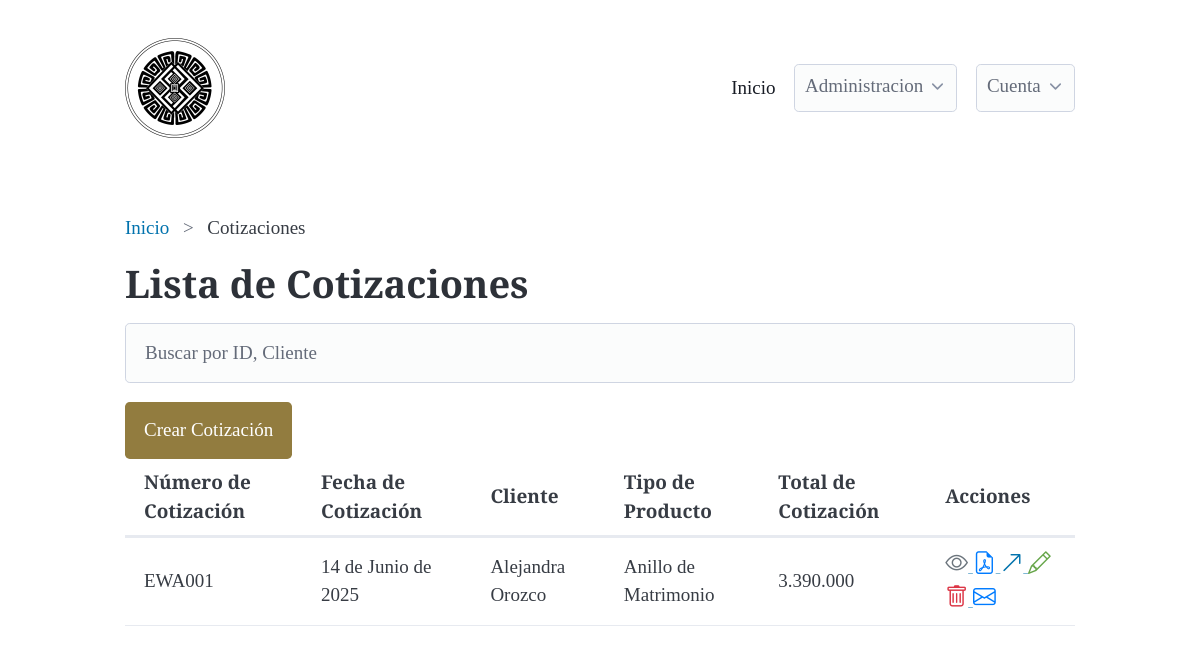
Before: /quotes/ (signed in) with the older database file.
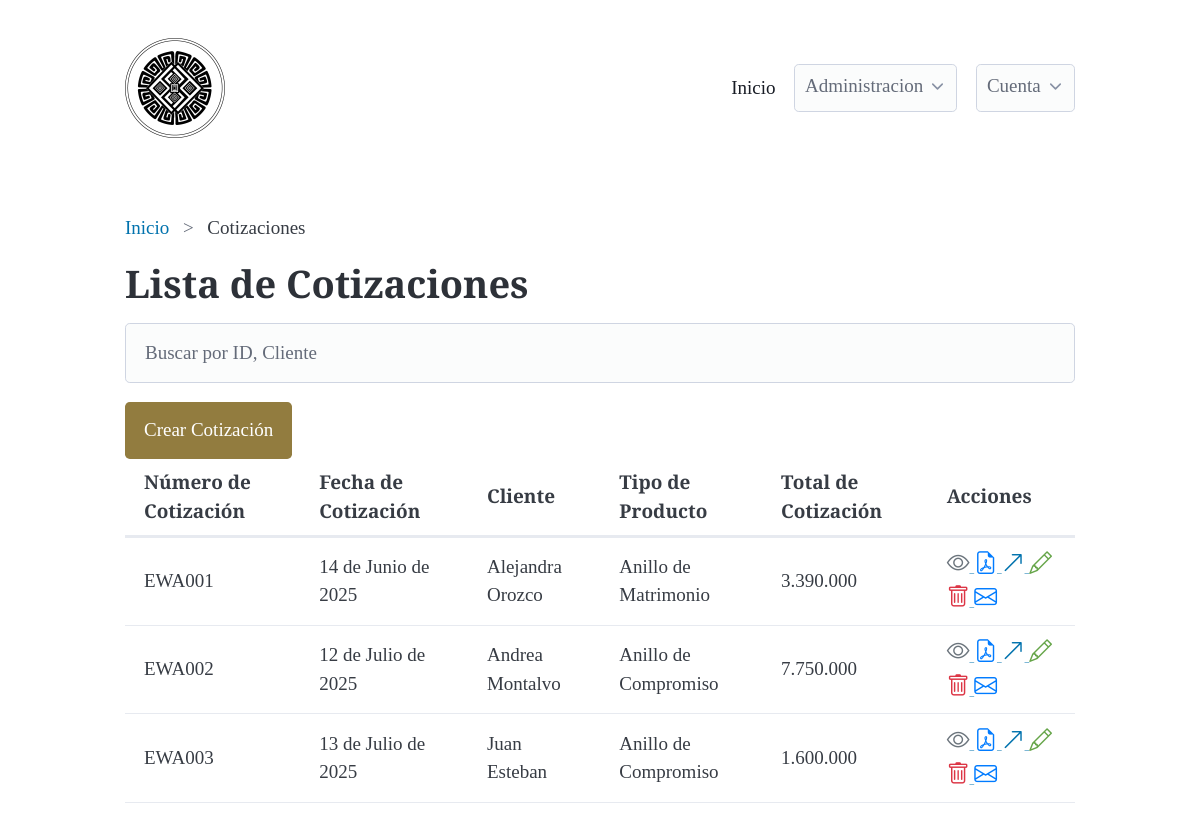
After: the same page with the newer database file.
### quotes/models.py (models this page shows, shortened)
class Quote(models.Model):
    def generate_quote_number():
        last_quote = Quote.objects.all().aggregate(Max('id'))['id__max']
        next_number = 1 if last_quote is None else last_quote + 1
        return f'EWA{next_number:03d}'
    created_at = models.DateTimeField(auto_now_add=True, null=True, blank=True)
    quote_number = models.CharField(
        max_length=100,
        unique=True,
        default=generate_quote_number,
    )
    quote_quantity = models.IntegerField(null=True, blank=True)
    QUOTE_PRODUCT_TYPE_CHOICES = [
        ('Anillo de Compromiso', 'Anillo de Compromiso'),
        ('Anillo de Matrimonio', 'Anillo de Matrimonio'),
        ('A medida', 'A medida'),
        ('Otro', 'Otro'),
    ]
    quote_product_type = models.CharField(max_length=100, null=False, blank=False, choices=QUOTE_PRODUCT_TYPE_CHOICES)
    quote_date = models.DateField(null=False, blank=False, default=timezone.now)
    quote_value = models.DecimalField(max_digits=10, decimal_places=2, null=True, blank=True)
    quote_total = models.DecimalField(max_digits=10, decimal_places=2, null=True, blank=True)
    quote_description = models.TextField(null=True, blank=True)
    quote_additional_notes = models.TextField(null=True, blank=True)
    client = models.ForeignKey(Client, on_delete=models.DO_NOTHING, null=True, blank=True)
    quote_discount = models.DecimalField(max_digits=10, decimal_places=2, null=True, blank=True)
    quote_discount_description = models.CharField(max_length=100, null=True, blank=True)
    email_sent = models.BooleanField(null=True, blank=True, default=False)

### clients/models.py (models this page shows, shortened)
class Client(models.Model):
    created_at = models.DateTimeField(auto_now_add=True, null=True, blank=True)
    name = models.CharField(max_length=100, null=False, blank=False, validators=[MinLengthValidator(3)])
    email = models.EmailField(null=True, blank=True, validators=[EmailValidator])
    phone = models.CharField(max_length=15, null=True, blank=True, validators=[MinLengthValidator(10), RegexValidator(r'^\d{10}$')])
    address = models.TextField(max_length=255, null=True, blank=True)
    DOCUMENT_TYPE_CHOICES = [
        ('CC', 'Cédula de Ciudadanía'),
        ('TI', 'Tarjeta de Identidad'),
        ('CE', 'Cédula de Extranjería'),
        ('NIT', 'Número de Identificación Tributaria'),
        ('PAS', 'Pasaporte'),
    ]
    document_type = models.CharField(max_length=100, null=True, blank=True, choices=DOCUMENT_TYPE_CHOICES)
    document_number = models.CharField(max_length=100, null=True, blank=True, validators=[RegexValidator(r'^\d{10}$')])

### quotes/views.py (the view)
# urls.py: path('', QuoteView.as_view(), name='quotes_list'),
class QuoteView(LoginRequiredMixin, ListView):
    model = Quote
    template_name = 'quotes/quotes_list.html'
    context_object_name = 'quotes'

### quotes/templates/quotes/quotes_list.html (shortened to what this page needs)
{% extends 'base.html' %}
{% block breadcrumb %}
<nav aria-label="breadcrumb">
    <ul>
       <li><a href="{% url 'dashboard:dashboard' %}">Inicio</a></li>
       <li>Cotizaciones</li>
    </ul>
  </nav>
{% endblock %}
{% block content %}
<h1>Lista de Cotizaciones</h1>
{% include 'includes/search.html' %}
<button onclick="window.location.href='{% url 'quotes:quotes_create' %}'" class="btn btn-primary">Crear Cotización</button>
<div class="overflow-auto" >
<table class="table" id="myTable">
    <thead>
        <tr>
            <th>Número de Cotización</th>
            <th>Fecha de Cotización</th>
            <th>Cliente</th>
            <th>Tipo de Producto</th>
            <th>Total de Cotización</th>
            <th>Acciones</th>
        </tr>
    </thead>
    <tbody>
        {% for quote in quotes %}
        <tr>
            <td>{{ quote.quote_number }}</td>
            <td>{{ quote.quote_date }}</td>
            <td>{{ quote.client.name }}</td>
            <td>{{ quote.quote_product_type }}</td>
            <td>{{ quote.quote_total|floatformat:0 }}</td>
            <td>
                    <a class="observation-option" href="{% url 'quotes:quotes_detail' quote.id %}">
                        <i class="bi bi-eye"></i>
                    </a>
                    <a class="generate-option" href="{% url 'quotes:generate_pdf' quote.id %}" target="_blank">
                        <i class="bi bi-file-earmark-pdf"></i>
                    </a>
                    <a class="create-invoice-option" href="{% url 'quotes:create_invoice' quote.id %}">
                        <i class="bi bi-arrow-up-right"></i>
                    </a>
                    <a class="edit-option" href="{% url 'quotes:quotes_update' quote.id %}">
                        <i class="bi bi-pencil"></i>
                    </a>
                    <a class="delete-option" href="{% url 'quotes:quotes_delete' quote.id %}">
                        <i class="bi bi-trash"></i>
                    </a>
                    {% if quote.client.email %}
                    <a class="send-email-option" href="{% url 'quotes:confirm_email' quote.id %}">
                        <i class="bi bi-envelope"></i>
                        </a>
                    {% else %}
                    <a class="send-email-option" href="{% url 'clients:client_update' quote.client.id message="falta email" %}">
                        <i class="bi bi-envelope"></i>
                    </a>
                    {% endif %}
            </td>
        </tr>
        {% endfor %}
    </tbody>
</table>
</div>
{% endblock %}

Changed rows visible on the page:
added Quote: quote_number "EWA002", quote_date "12 de Julio de 2025", client.name "Andrea Montalvo", quote_product_type "Anillo de Compromiso", quote_total "7.750.000"
added Quote: quote_number "EWA003", quote_date "13 de Julio de 2025", client.name "Juan Esteban", quote_product_type "Anillo de Compromiso", quote_total "1.600.000"
